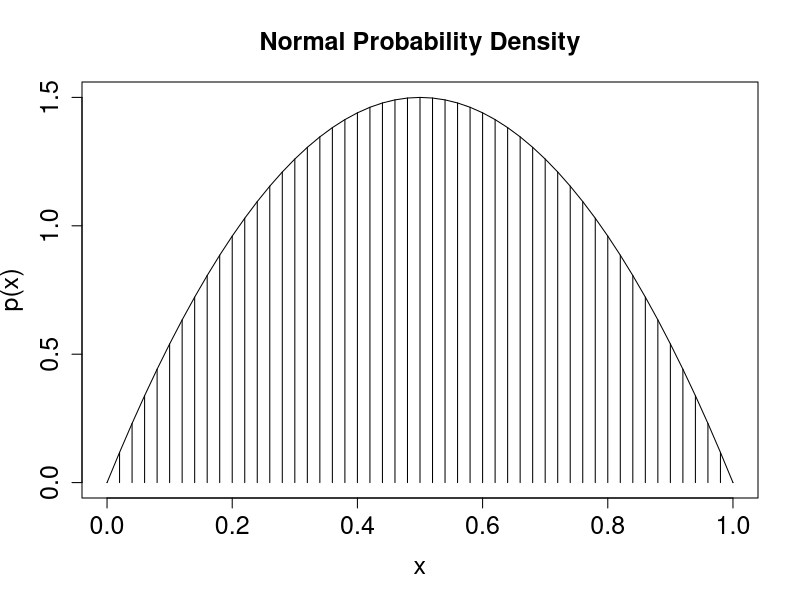

R code for this plot: (Note: this script raises an error after producing the figure.)
# Graph of for exercise 3.3, from Kruschkejk Bayesian edition 1, chapter 3
mean <- 162
sdval <- 15
xlow <- 0 # Specify low end of x-axis.
xhigh <- 1 # Specify high end of x-axis.
dx <- 0.02 # Specify interval width on x-axis
# Specify comb points along the x axis:
x <- seq( from = xlow , to = xhigh , by = dx )
# Compute y values, i.e., probability density at each value of x:
y <- 6*x*(1-x)
# Plot the function. "plot" draws the intervals. "lines" draws the bell curve.
plot( x , y , type="h" , lwd=1 , cex.axis=1.5, 
      xlab="x" , ylab="p(x)" , cex.lab=1.5
      , main="Normal Probability Density" , cex.main=1.5 )
lines( x , y )
# Approximate the integral as the sum of width * height for each interval.
area <- sum( dx * y )
# Display info in the graph.
text( -sdval , .9*max(y) , bquote( paste(mu ," = " ,.(meanval)) )
      , adj=c(1,.5) )
text( -sdval , .8*max(y) , bquote( paste(sigma ," = " ,.(sdval)) ),
      adj=c(1,.5) )
text( sdval , .9*max(y) , bquote( paste(Delta , "x = " ,.(dx)) ),
      adj=c(0,.5) )
text( sdval , .8*max(y) ,
      bquote(paste( sum(,x,) , " " , Delta , "x p(x) = " , .(signif(area,3)) )),
      adj=c(0,.5) )
# Save the plot to an EPS file.
dev.copy2eps( file = "IntegralOfDensity.eps" )